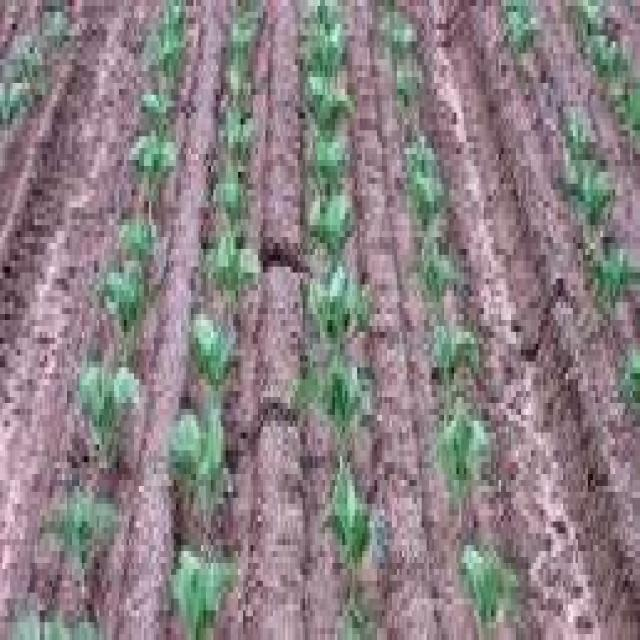
#> input picture Python/Road Segmentation/path-1/test/images/row-019_jpg.rf.9ddfda24cbe351a86595d2651d2064ec.jpg, 640 x 640 px; its folder holds only this picture in this run
$ python augmentation2.py
#> lines starting #> are read from the running program, lines starting #| are printed output that depends on the picture; after the words box and inside, x2 and y2 are one past the last pixel; in counts of white or black regions, pixels touching at a corner belong together
# simple_yolo_dataset_preparation_no_bg.py

import cv2
import numpy as np
import os
from pathlib import Path
from shutil import copyfile
import random

# ----------------- SETTINGS -----------------
PLANTVILLAGE_IMAGES = Path("data/images")    # your PlantVillage images
PLANTVILLAGE_LABELS = Path("data/labels")    # YOLO .txt labels
OUTPUT_IMAGES = Path("dataset3/images")
OUTPUT_LABELS = Path("dataset3/labels")

os.makedirs(OUTPUT_IMAGES, exist_ok=True)
os.makedirs(OUTPUT_LABELS, exist_ok=True)

# ----------------- FUNCTIONS -----------------
def remove_background(img):
    """Remove background using GrabCut"""
    mask = np.zeros(img.shape[:2], np.uint8)
    bgdModel = np.zeros((1,65),np.float64)
    fgdModel = np.zeros((1,65),np.float64)
    h, w = img.shape[:2]
    rect = (5,5,w-5,h-5)
    cv2.grabCut(img, mask, rect, bgdModel, fgdModel, 5, cv2.GC_INIT_WITH_RECT)
    mask2 = np.where((mask==2)|(mask==0), 0, 1).astype('uint8')
    img_nobg = img * mask2[:, :, np.newaxis]
    return img_nobg, mask2

def generate_random_background(h, w):
    """Create a random colored or textured background"""
    # Random solid color
    bg_color = np.random.randint(50, 200, size=(3,), dtype=np.uint8)
    bg = np.ones((h, w, 3), dtype=np.uint8) * bg_color  # ensure uint8

    # Add some noise
    noise = np.random.randint(0, 50, (h, w, 3), dtype=np.uint8)
    bg = cv2.add(bg, noise)
    return bg

def paste_on_background(leaf_img, mask):
    h, w = leaf_img.shape[:2]
    bg = generate_random_background(h, w)
    leaf_area = cv2.bitwise_and(leaf_img, leaf_img, mask=mask)
    inv_mask = cv2.bitwise_not(mask)
    bg_area = cv2.bitwise_and(bg, bg, mask=inv_mask)
    combined = cv2.add(leaf_area, bg_area)
    return combined

# ----------------- MAIN -----------------
images_list = list(PLANTVILLAGE_IMAGES.glob("*.jpg"))

for img_path in images_list:
    img = cv2.imread(str(img_path))
#> img is the input picture: shape (640, 640, 3); mean B, G, R 132.1, 129.3, 139.1
    img_nobg, mask = remove_background(img)
#> in remove_background, `img_nobg = img * mask2[:, :, np.newaxis]`:
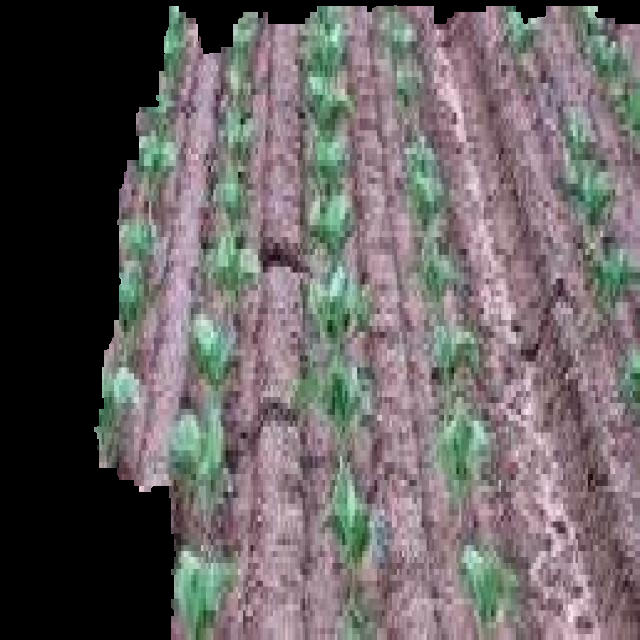
#> img_nobg: shape (640, 640, 3); mean B, G, R 99.9, 99.2, 105.1
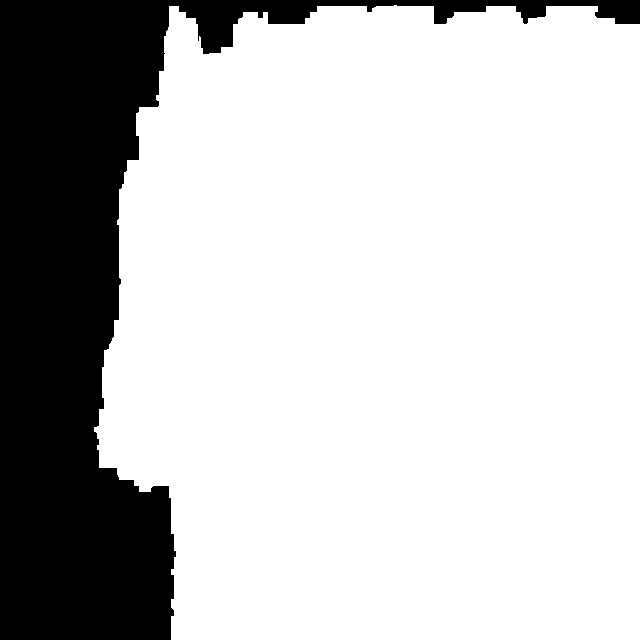
#> mask: shape (640, 640); values 0 (black) and 1 (white), 76.8% white; 1 black region, box (x1, y1, x2, y2) and area: (0, 0, 640, 640) 95115
    combined = paste_on_background(img_nobg, mask)
#> in paste_on_background, `bg_area = cv2.bitwise_and(bg, bg, mask=inv_mask)`:
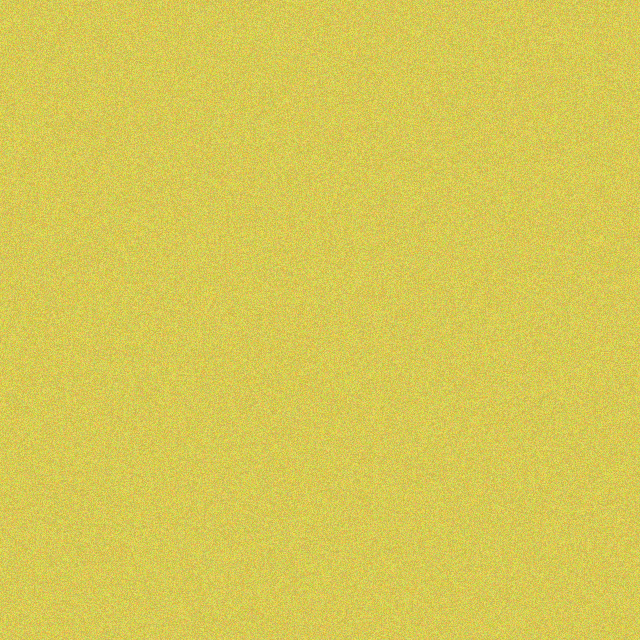
#> bg_area: shape (640, 640, 3); mean of channels 0, 1, 2 84.5, 201.5, 214.5; drawn as B, G, R
#> in paste_on_background, `combined = cv2.add(leaf_area, bg_area)`:
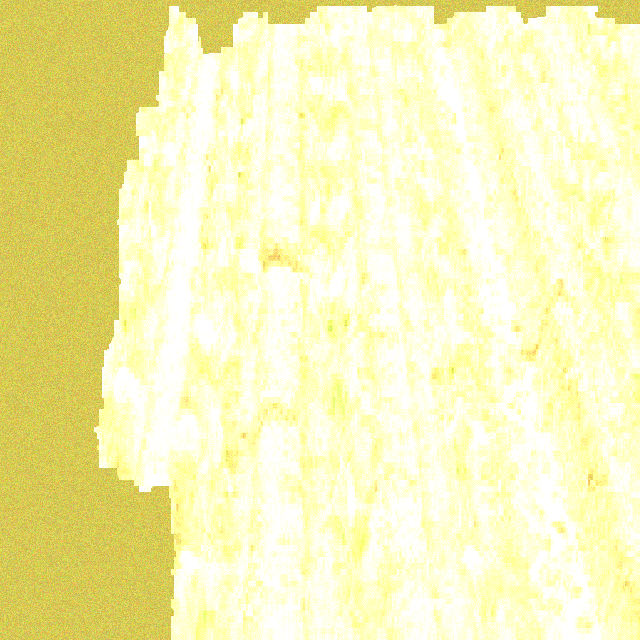
#> combined: shape (640, 640, 3); mean B, G, R 182.8, 242.4, 245.6

    # Save new image
    out_img_path = OUTPUT_IMAGES / img_path.name
    cv2.imwrite(str(out_img_path), combined)

    # Copy YOLO label
    label_path = PLANTVILLAGE_LABELS / (img_path.stem + ".txt")
    if label_path.exists():
        copyfile(label_path, OUTPUT_LABELS / label_path.name)

print("Dataset preparation complete! All images have synthetic backgrounds.")

$ run again, on Python/Road Segmentation/path-1/test/images/row_199_jpg.rf.7ef72c2e50dd3a65d799072cb93255e5.jpg
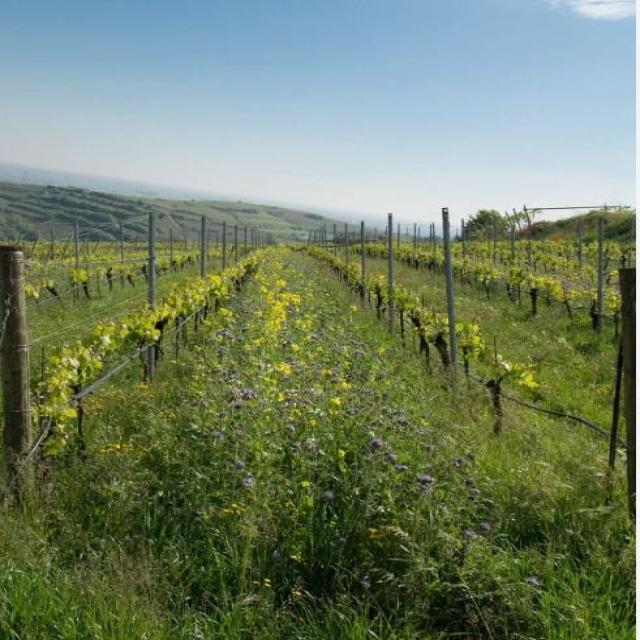
#> input picture Python/Road Segmentation/path-1/test/images/row_199_jpg.rf.7ef72c2e50dd3a65d799072cb93255e5.jpg, 640 x 640 px
#> img is the input picture: shape (640, 640, 3); mean B, G, R 101.3, 127.6, 112.3
#> `img_nobg, mask = remove_background(img)`:
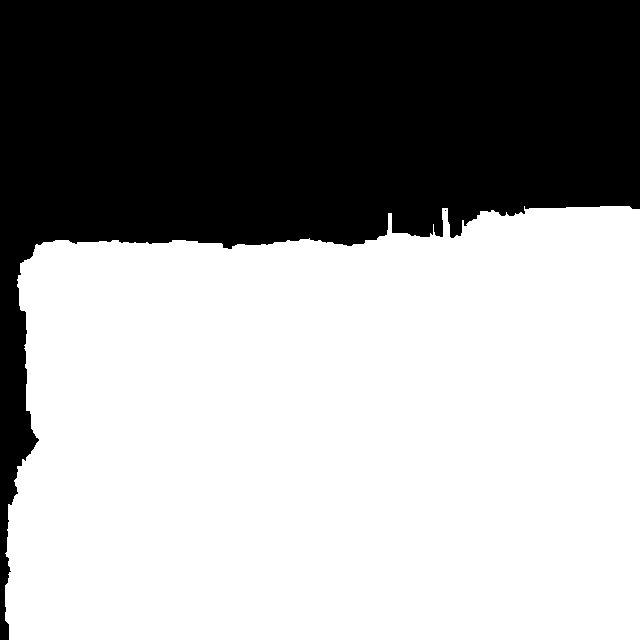
#> mask: shape (640, 640); values 0 (black) and 1 (white), 61.9% white; 2 black regions (1 under 20 px), largest, box (x1, y1, x2, y2) and area: (0, 0, 640, 640) 155989
#> in paste_on_background, `combined = cv2.add(leaf_area, bg_area)`:
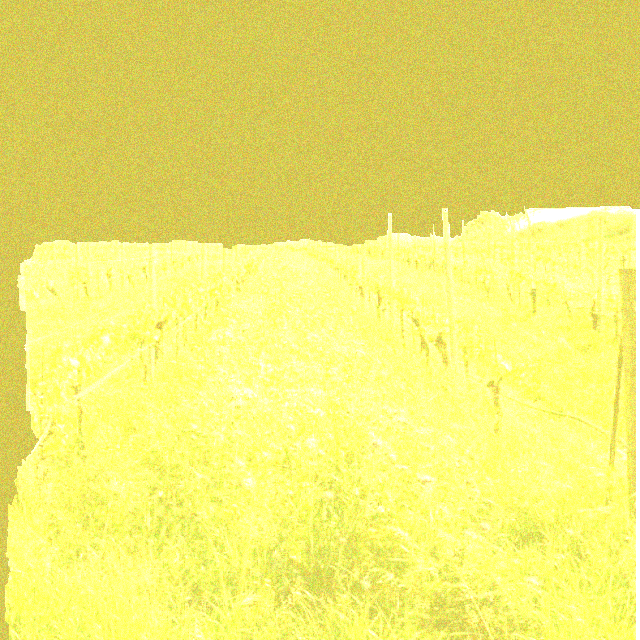
#> combined: shape (640, 640, 3); mean B, G, R 111.8, 233, 238.1

$ run again, on Python/Road Segmentation/path-1/test/images/row_219_jpg.rf.10725683ef1c0e738bbad1fd9dd7eefd.jpg
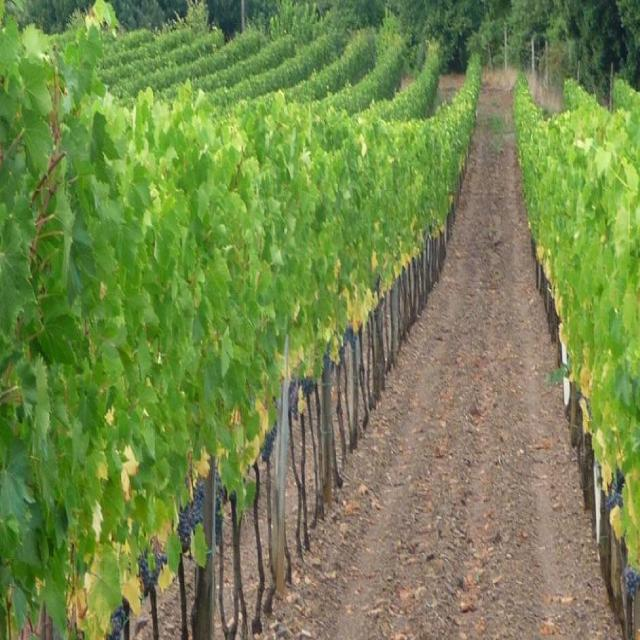
#> input picture Python/Road Segmentation/path-1/test/images/row_219_jpg.rf.10725683ef1c0e738bbad1fd9dd7eefd.jpg, 640 x 640 px
#> img is the input picture: shape (640, 640, 3); mean B, G, R 76.2, 134.8, 115.4
#> `img_nobg, mask = remove_background(img)`:
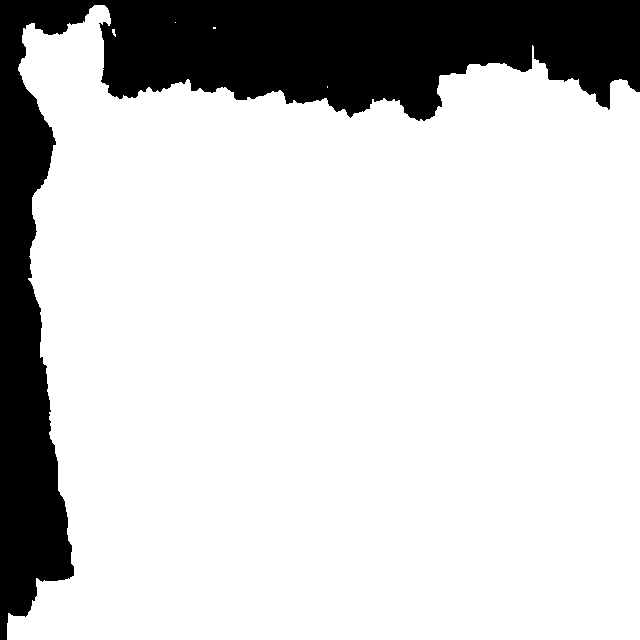
#> mask: shape (640, 640); values 0 (black) and 1 (white), 81.1% white; 1 black region, box (x1, y1, x2, y2) and area: (0, 0, 640, 640) 77357
#> in paste_on_background, `combined = cv2.add(leaf_area, bg_area)`:
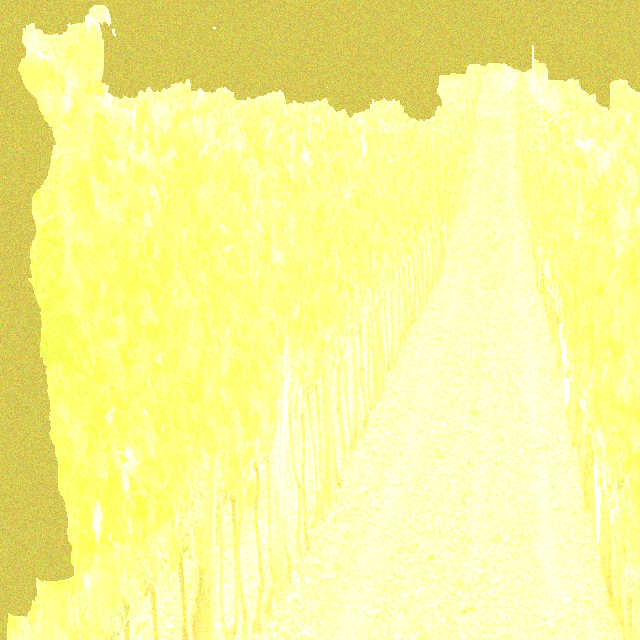
#> combined: shape (640, 640, 3); mean B, G, R 148.7, 244.8, 247.3

$ run again, on Python/Road Segmentation/path-1/test/images/row-075_jpg.rf.ed608544f09a917acdbe37cc7f9f6148.jpg
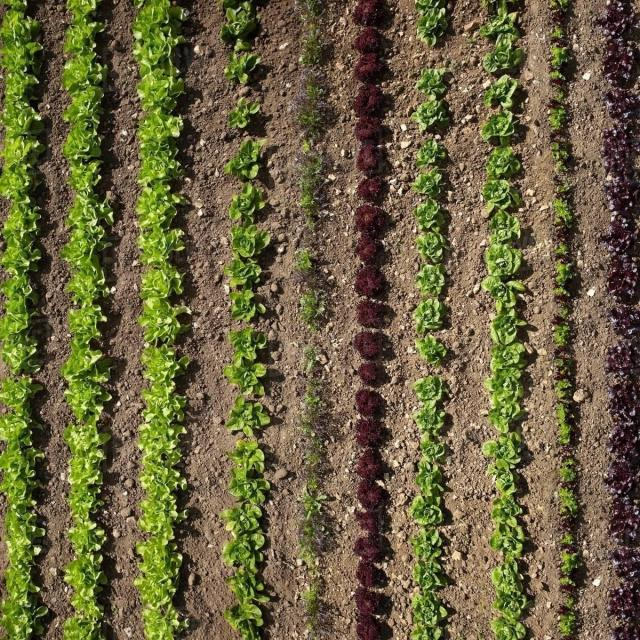
#> input picture Python/Road Segmentation/path-1/test/images/row-075_jpg.rf.ed608544f09a917acdbe37cc7f9f6148.jpg, 640 x 640 px
#> img is the input picture: shape (640, 640, 3); mean B, G, R 63.4, 98.3, 106.1
#> mask: shape (640, 640); values 0 (black) and 1 (white), 57.4% white; 1 black region, box (x1, y1, x2, y2) and area: (0, 0, 640, 640) 174674
#> in paste_on_background, `combined = cv2.add(leaf_area, bg_area)`:
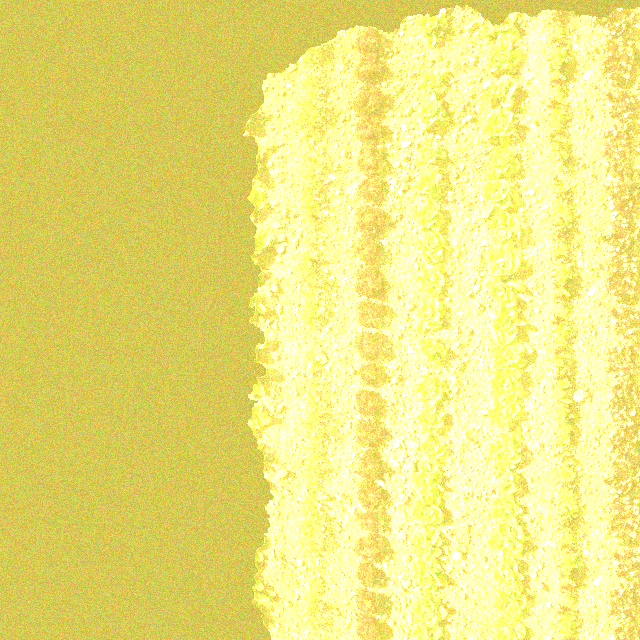
#> combined: shape (640, 640, 3); mean B, G, R 124.7, 228.2, 236.6
